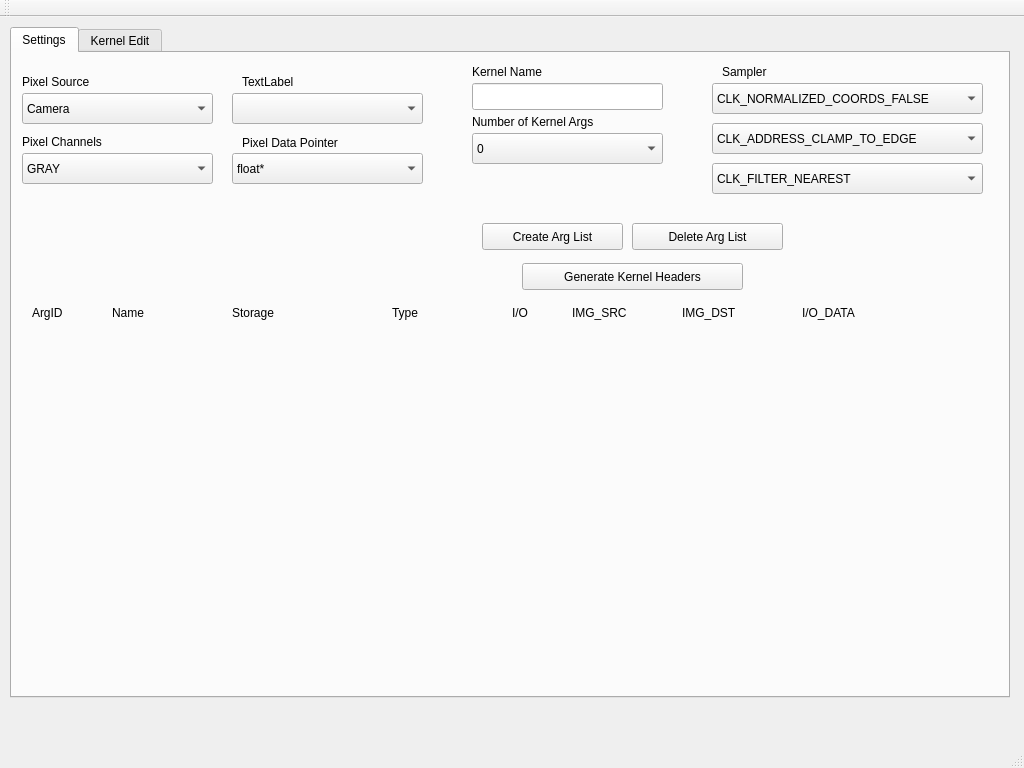
<?xml version="1.0" encoding="UTF-8"?>
<ui version="4.0">
 <class>iCLPracticeWindow</class>
 <widget class="QMainWindow" name="iCLPracticeWindow">
  <property name="geometry">
   <rect>
    <x>0</x>
    <y>0</y>
    <width>1024</width>
    <height>768</height>
   </rect>
  </property>
  <property name="windowTitle">
   <string>iCLPracticeWindow</string>
  </property>
  <property name="autoFillBackground">
   <bool>true</bool>
  </property>
  <widget class="QWidget" name="centralWidget">
   <widget class="QTabWidget" name="tabWidget">
    <property name="geometry">
     <rect>
      <x>10</x>
      <y>10</y>
      <width>1000</width>
      <height>671</height>
     </rect>
    </property>
    <property name="currentIndex">
     <number>0</number>
    </property>
    <widget class="QWidget" name="tab">
     <attribute name="title">
      <string>Settings</string>
     </attribute>
     <widget class="QComboBox" name="comboBox_3">
      <property name="geometry">
       <rect>
        <x>10</x>
        <y>100</y>
        <width>191</width>
        <height>31</height>
       </rect>
      </property>
      <item>
       <property name="text">
        <string>GRAY</string>
       </property>
      </item>
      <item>
       <property name="text">
        <string>RGB</string>
       </property>
      </item>
      <item>
       <property name="text">
        <string>RGBA</string>
       </property>
      </item>
      <item>
       <property name="text">
        <string>YUV</string>
       </property>
      </item>
     </widget>
     <widget class="QLabel" name="label_storage">
      <property name="geometry">
       <rect>
        <x>220</x>
        <y>250</y>
        <width>91</width>
        <height>20</height>
       </rect>
      </property>
      <property name="text">
       <string>Storage</string>
      </property>
     </widget>
     <widget class="QLineEdit" name="lineEdit_kernelName">
      <property name="geometry">
       <rect>
        <x>460</x>
        <y>30</y>
        <width>191</width>
        <height>27</height>
       </rect>
      </property>
     </widget>
     <widget class="QPushButton" name="pushButton_createArgList">
      <property name="geometry">
       <rect>
        <x>470</x>
        <y>170</y>
        <width>141</width>
        <height>27</height>
       </rect>
      </property>
      <property name="text">
       <string>Create Arg List</string>
      </property>
     </widget>
     <widget class="QWidget" name="verticalLayoutWidget_4">
      <property name="geometry">
       <rect>
        <x>360</x>
        <y>280</y>
        <width>131</width>
        <height>301</height>
       </rect>
      </property>
      <layout class="QVBoxLayout" name="verticalLayout_type"/>
     </widget>
     <widget class="QLabel" name="label_7">
      <property name="geometry">
       <rect>
        <x>710</x>
        <y>10</y>
        <width>181</width>
        <height>17</height>
       </rect>
      </property>
      <property name="text">
       <string>Sampler</string>
      </property>
     </widget>
     <widget class="QWidget" name="verticalLayoutWidget">
      <property name="geometry">
       <rect>
        <x>20</x>
        <y>280</y>
        <width>51</width>
        <height>301</height>
       </rect>
      </property>
      <layout class="QVBoxLayout" name="verticalLayout_ardID"/>
     </widget>
     <widget class="QComboBox" name="comboBox">
      <property name="geometry">
       <rect>
        <x>10</x>
        <y>40</y>
        <width>191</width>
        <height>31</height>
       </rect>
      </property>
      <item>
       <property name="text">
        <string>Camera</string>
       </property>
      </item>
      <item>
       <property name="text">
        <string>LocalImages</string>
       </property>
      </item>
     </widget>
     <widget class="QComboBox" name="comboBox_7">
      <property name="geometry">
       <rect>
        <x>700</x>
        <y>110</y>
        <width>271</width>
        <height>31</height>
       </rect>
      </property>
      <item>
       <property name="text">
        <string>CLK_FILTER_NEAREST</string>
       </property>
      </item>
     </widget>
     <widget class="QLabel" name="label_3">
      <property name="geometry">
       <rect>
        <x>10</x>
        <y>80</y>
        <width>101</width>
        <height>17</height>
       </rect>
      </property>
      <property name="text">
       <string>Pixel Channels</string>
      </property>
     </widget>
     <widget class="QLabel" name="label_2">
      <property name="geometry">
       <rect>
        <x>230</x>
        <y>20</y>
        <width>66</width>
        <height>17</height>
       </rect>
      </property>
      <property name="text">
       <string>TextLabel</string>
      </property>
     </widget>
     <widget class="QLabel" name="label_5">
      <property name="geometry">
       <rect>
        <x>460</x>
        <y>10</y>
        <width>91</width>
        <height>17</height>
       </rect>
      </property>
      <property name="text">
       <string>Kernel Name</string>
      </property>
     </widget>
     <widget class="QLabel" name="label_4">
      <property name="geometry">
       <rect>
        <x>230</x>
        <y>80</y>
        <width>151</width>
        <height>20</height>
       </rect>
      </property>
      <property name="text">
       <string>Pixel Data Pointer</string>
      </property>
     </widget>
     <widget class="QWidget" name="verticalLayoutWidget_3">
      <property name="geometry">
       <rect>
        <x>220</x>
        <y>280</y>
        <width>131</width>
        <height>301</height>
       </rect>
      </property>
      <layout class="QVBoxLayout" name="verticalLayout_storage"/>
     </widget>
     <widget class="QComboBox" name="comboBox_2">
      <property name="geometry">
       <rect>
        <x>220</x>
        <y>40</y>
        <width>191</width>
        <height>31</height>
       </rect>
      </property>
     </widget>
     <widget class="QLabel" name="label_img_src">
      <property name="geometry">
       <rect>
        <x>560</x>
        <y>250</y>
        <width>91</width>
        <height>20</height>
       </rect>
      </property>
      <property name="text">
       <string>IMG_SRC</string>
      </property>
     </widget>
     <widget class="QComboBox" name="comboBox_6">
      <property name="geometry">
       <rect>
        <x>700</x>
        <y>70</y>
        <width>271</width>
        <height>31</height>
       </rect>
      </property>
      <item>
       <property name="text">
        <string>CLK_ADDRESS_CLAMP_TO_EDGE</string>
       </property>
      </item>
     </widget>
     <widget class="QLabel" name="label_name">
      <property name="geometry">
       <rect>
        <x>100</x>
        <y>250</y>
        <width>51</width>
        <height>20</height>
       </rect>
      </property>
      <property name="text">
       <string>Name</string>
      </property>
     </widget>
     <widget class="QLabel" name="label_img_dst">
      <property name="geometry">
       <rect>
        <x>670</x>
        <y>250</y>
        <width>81</width>
        <height>20</height>
       </rect>
      </property>
      <property name="text">
       <string>IMG_DST</string>
      </property>
     </widget>
     <widget class="QLabel" name="label_io">
      <property name="geometry">
       <rect>
        <x>500</x>
        <y>250</y>
        <width>51</width>
        <height>20</height>
       </rect>
      </property>
      <property name="text">
       <string>I/O</string>
      </property>
     </widget>
     <widget class="QWidget" name="verticalLayoutWidget_2">
      <property name="geometry">
       <rect>
        <x>90</x>
        <y>280</y>
        <width>111</width>
        <height>301</height>
       </rect>
      </property>
      <layout class="QVBoxLayout" name="verticalLayout_name"/>
     </widget>
     <widget class="QComboBox" name="comboBox_5">
      <property name="geometry">
       <rect>
        <x>700</x>
        <y>30</y>
        <width>271</width>
        <height>31</height>
       </rect>
      </property>
      <item>
       <property name="text">
        <string>CLK_NORMALIZED_COORDS_FALSE</string>
       </property>
      </item>
     </widget>
     <widget class="QLabel" name="label">
      <property name="geometry">
       <rect>
        <x>10</x>
        <y>20</y>
        <width>121</width>
        <height>17</height>
       </rect>
      </property>
      <property name="text">
       <string>Pixel Source</string>
      </property>
     </widget>
     <widget class="QLabel" name="label_io_data">
      <property name="geometry">
       <rect>
        <x>790</x>
        <y>250</y>
        <width>81</width>
        <height>20</height>
       </rect>
      </property>
      <property name="text">
       <string>I/O_DATA</string>
      </property>
     </widget>
     <widget class="QLabel" name="label_6">
      <property name="geometry">
       <rect>
        <x>460</x>
        <y>60</y>
        <width>181</width>
        <height>17</height>
       </rect>
      </property>
      <property name="text">
       <string>Number of Kernel Args</string>
      </property>
     </widget>
     <widget class="QLabel" name="label_type">
      <property name="geometry">
       <rect>
        <x>380</x>
        <y>250</y>
        <width>91</width>
        <height>20</height>
       </rect>
      </property>
      <property name="text">
       <string>Type</string>
      </property>
     </widget>
     <widget class="QLabel" name="label_argId">
      <property name="geometry">
       <rect>
        <x>20</x>
        <y>250</y>
        <width>51</width>
        <height>20</height>
       </rect>
      </property>
      <property name="text">
       <string>ArgID</string>
      </property>
     </widget>
     <widget class="QComboBox" name="comboBox_4">
      <property name="geometry">
       <rect>
        <x>220</x>
        <y>100</y>
        <width>191</width>
        <height>31</height>
       </rect>
      </property>
      <item>
       <property name="text">
        <string>float*</string>
       </property>
      </item>
      <item>
       <property name="text">
        <string>char*</string>
       </property>
      </item>
     </widget>
     <widget class="QComboBox" name="comboBox_8">
      <property name="geometry">
       <rect>
        <x>460</x>
        <y>80</y>
        <width>191</width>
        <height>31</height>
       </rect>
      </property>
      <item>
       <property name="text">
        <string>0</string>
       </property>
      </item>
      <item>
       <property name="text">
        <string>1</string>
       </property>
      </item>
      <item>
       <property name="text">
        <string>2</string>
       </property>
      </item>
      <item>
       <property name="text">
        <string>3</string>
       </property>
      </item>
      <item>
       <property name="text">
        <string>4</string>
       </property>
      </item>
      <item>
       <property name="text">
        <string>5</string>
       </property>
      </item>
      <item>
       <property name="text">
        <string>6</string>
       </property>
      </item>
      <item>
       <property name="text">
        <string>7</string>
       </property>
      </item>
      <item>
       <property name="text">
        <string>8</string>
       </property>
      </item>
      <item>
       <property name="text">
        <string>9</string>
       </property>
      </item>
      <item>
       <property name="text">
        <string>10</string>
       </property>
      </item>
      <item>
       <property name="text">
        <string>11</string>
       </property>
      </item>
      <item>
       <property name="text">
        <string>12</string>
       </property>
      </item>
      <item>
       <property name="text">
        <string>13</string>
       </property>
      </item>
      <item>
       <property name="text">
        <string>14</string>
       </property>
      </item>
      <item>
       <property name="text">
        <string>15</string>
       </property>
      </item>
      <item>
       <property name="text">
        <string>16</string>
       </property>
      </item>
      <item>
       <property name="text">
        <string>17</string>
       </property>
      </item>
      <item>
       <property name="text">
        <string>18</string>
       </property>
      </item>
      <item>
       <property name="text">
        <string>19</string>
       </property>
      </item>
      <item>
       <property name="text">
        <string>20</string>
       </property>
      </item>
     </widget>
     <widget class="QPushButton" name="pushButton_genKernelHeaders">
      <property name="geometry">
       <rect>
        <x>510</x>
        <y>210</y>
        <width>221</width>
        <height>27</height>
       </rect>
      </property>
      <property name="text">
       <string>Generate Kernel Headers</string>
      </property>
     </widget>
     <widget class="QPushButton" name="pushButton_deleteArgList">
      <property name="geometry">
       <rect>
        <x>620</x>
        <y>170</y>
        <width>151</width>
        <height>27</height>
       </rect>
      </property>
      <property name="text">
       <string>Delete Arg List</string>
      </property>
     </widget>
    </widget>
    <widget class="QWidget" name="tab_2">
     <attribute name="title">
      <string>Kernel Edit</string>
     </attribute>
     <widget class="QWidget" name="verticalLayoutWidget_5">
      <property name="geometry">
       <rect>
        <x>10</x>
        <y>20</y>
        <width>951</width>
        <height>531</height>
       </rect>
      </property>
      <layout class="QVBoxLayout" name="verticalLayout_codeEditor"/>
     </widget>
     <widget class="QPushButton" name="pushButton_compileKernel">
      <property name="geometry">
       <rect>
        <x>10</x>
        <y>570</y>
        <width>121</width>
        <height>27</height>
       </rect>
      </property>
      <property name="text">
       <string>Compile Kernel</string>
      </property>
     </widget>
     <widget class="QPushButton" name="pushButton_generateCode">
      <property name="geometry">
       <rect>
        <x>180</x>
        <y>570</y>
        <width>141</width>
        <height>27</height>
       </rect>
      </property>
      <property name="text">
       <string>Generate Code</string>
      </property>
     </widget>
     <widget class="QPushButton" name="pushButton_run">
      <property name="geometry">
       <rect>
        <x>360</x>
        <y>570</y>
        <width>141</width>
        <height>27</height>
       </rect>
      </property>
      <property name="text">
       <string>Run</string>
      </property>
     </widget>
    </widget>
   </widget>
  </widget>
  <widget class="QToolBar" name="mainToolBar">
   <attribute name="toolBarArea">
    <enum>TopToolBarArea</enum>
   </attribute>
   <attribute name="toolBarBreak">
    <bool>false</bool>
   </attribute>
  </widget>
  <widget class="QStatusBar" name="statusBar"/>
  <widget class="QMenuBar" name="menuBar">
   <property name="geometry">
    <rect>
     <x>0</x>
     <y>0</y>
     <width>1024</width>
     <height>25</height>
    </rect>
   </property>
  </widget>
 </widget>
 <layoutdefault spacing="6" margin="11"/>
 <resources/>
 <connections/>
</ui>
